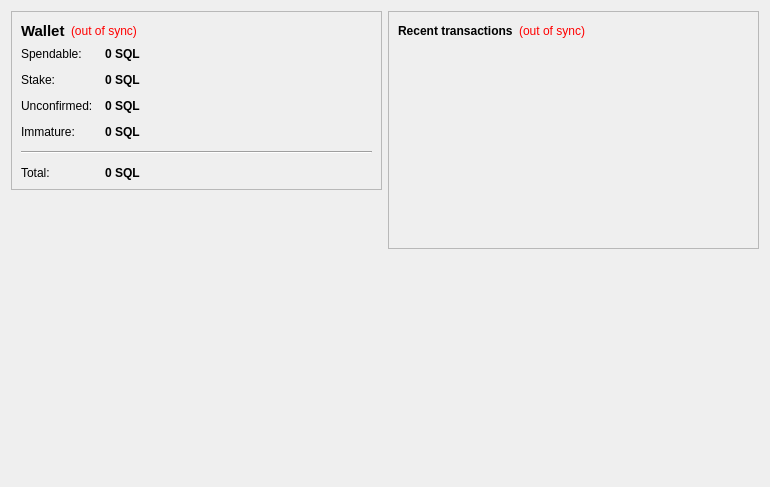
<?xml version="1.0" encoding="UTF-8"?>
<ui version="4.0">
 <class>OverviewPage</class>
 <widget class="QWidget" name="OverviewPage">
  <property name="geometry">
   <rect>
    <x>0</x>
    <y>0</y>
    <width>770</width>
    <height>487</height>
   </rect>
  </property>
  <property name="windowTitle">
   <string>Form</string>
  </property>
  <layout class="QHBoxLayout" name="horizontalLayout" stretch="1,1">
   <item>
    <layout class="QVBoxLayout" name="verticalLayout_2">
     <item>
      <widget class="QFrame" name="frame">
       <property name="frameShape">
        <enum>QFrame::StyledPanel</enum>
       </property>
       <property name="frameShadow">
        <enum>QFrame::Raised</enum>
       </property>
       <layout class="QVBoxLayout" name="verticalLayout_4">
        <item>
         <layout class="QHBoxLayout" name="horizontalLayout_4">
          <item>
           <widget class="QLabel" name="label_5">
            <property name="font">
             <font>
              <pointsize>11</pointsize>
              <weight>75</weight>
              <bold>true</bold>
             </font>
            </property>
            <property name="text">
             <string>Wallet</string>
            </property>
           </widget>
          </item>
          <item>
           <widget class="QLabel" name="labelWalletStatus">
            <property name="toolTip">
             <string>The displayed information may be out of date. Your wallet automatically synchronizes with the SquallCoin network after a connection is established, but this process has not completed yet.</string>
            </property>
            <property name="styleSheet">
             <string notr="true">QLabel { color: red; }</string>
            </property>
            <property name="text">
             <string notr="true">(out of sync)</string>
            </property>
            <property name="alignment">
             <set>Qt::AlignLeading|Qt::AlignLeft|Qt::AlignVCenter</set>
            </property>
           </widget>
          </item>
          <item>
           <spacer name="horizontalSpacer_2">
            <property name="orientation">
             <enum>Qt::Horizontal</enum>
            </property>
            <property name="sizeHint" stdset="0">
             <size>
              <width>40</width>
              <height>20</height>
             </size>
            </property>
           </spacer>
          </item>
         </layout>
        </item>
        <item>
         <layout class="QFormLayout" name="formLayout_2">
          <property name="fieldGrowthPolicy">
           <enum>QFormLayout::AllNonFixedFieldsGrow</enum>
          </property>
          <property name="horizontalSpacing">
           <number>12</number>
          </property>
          <property name="verticalSpacing">
           <number>12</number>
          </property>
          <item row="0" column="0">
           <widget class="QLabel" name="label">
            <property name="text">
             <string>Spendable:</string>
            </property>
           </widget>
          </item>
          <item row="0" column="1">
           <widget class="QLabel" name="labelBalance">
            <property name="font">
             <font>
              <weight>75</weight>
              <bold>true</bold>
             </font>
            </property>
            <property name="cursor">
             <cursorShape>IBeamCursor</cursorShape>
            </property>
            <property name="toolTip">
             <string>Your current spendable balance</string>
            </property>
            <property name="text">
             <string notr="true">0 SQL</string>
            </property>
            <property name="textInteractionFlags">
             <set>Qt::LinksAccessibleByMouse|Qt::TextSelectableByKeyboard|Qt::TextSelectableByMouse</set>
            </property>
           </widget>
          </item>
          <item row="1" column="0">
           <widget class="QLabel" name="label_6">
            <property name="text">
             <string>Stake:</string>
            </property>
           </widget>
          </item>
          <item row="1" column="1">
           <widget class="QLabel" name="labelStake">
            <property name="font">
             <font>
              <weight>75</weight>
              <bold>true</bold>
             </font>
            </property>
            <property name="cursor">
             <cursorShape>IBeamCursor</cursorShape>
            </property>
            <property name="toolTip">
             <string>Total of coins that was staked, and do not yet count toward the current balance</string>
            </property>
            <property name="text">
             <string notr="true">0 SQL</string>
            </property>
            <property name="textInteractionFlags">
             <set>Qt::LinksAccessibleByMouse|Qt::TextSelectableByKeyboard|Qt::TextSelectableByMouse</set>
            </property>
           </widget>
          </item>
          <item row="2" column="0">
           <widget class="QLabel" name="label_3">
            <property name="text">
             <string>Unconfirmed:</string>
            </property>
           </widget>
          </item>
          <item row="2" column="1">
           <widget class="QLabel" name="labelUnconfirmed">
            <property name="font">
             <font>
              <weight>75</weight>
              <bold>true</bold>
             </font>
            </property>
            <property name="cursor">
             <cursorShape>IBeamCursor</cursorShape>
            </property>
            <property name="toolTip">
             <string>Total of transactions that have yet to be confirmed, and do not yet count toward the current balance</string>
            </property>
            <property name="text">
             <string notr="true">0 SQL</string>
            </property>
            <property name="textInteractionFlags">
             <set>Qt::LinksAccessibleByMouse|Qt::TextSelectableByKeyboard|Qt::TextSelectableByMouse</set>
            </property>
           </widget>
          </item>
          <item row="3" column="0">
           <widget class="QLabel" name="labelImmatureText">
            <property name="text">
             <string>Immature:</string>
            </property>
           </widget>
          </item>
          <item row="3" column="1">
           <widget class="QLabel" name="labelImmature">
            <property name="font">
             <font>
              <weight>75</weight>
              <bold>true</bold>
             </font>
            </property>
            <property name="toolTip">
             <string>Mined balance that has not yet matured</string>
            </property>
            <property name="text">
             <string notr="true">0 SQL</string>
            </property>
            <property name="textInteractionFlags">
             <set>Qt::LinksAccessibleByMouse|Qt::TextSelectableByKeyboard|Qt::TextSelectableByMouse</set>
            </property>
           </widget>
          </item>
          <item row="4" column="0" colspan="2">
           <widget class="Line" name="line">
            <property name="orientation">
             <enum>Qt::Horizontal</enum>
            </property>
           </widget>
          </item>
          <item row="5" column="0">
           <widget class="QLabel" name="labelTotalText">
            <property name="text">
             <string>Total:</string>
            </property>
           </widget>
          </item>
          <item row="5" column="1">
           <widget class="QLabel" name="labelTotal">
            <property name="font">
             <font>
              <weight>75</weight>
              <bold>true</bold>
             </font>
            </property>
            <property name="cursor">
             <cursorShape>IBeamCursor</cursorShape>
            </property>
            <property name="toolTip">
             <string>Your current total balance</string>
            </property>
            <property name="text">
             <string notr="true">0 SQL</string>
            </property>
            <property name="textInteractionFlags">
             <set>Qt::LinksAccessibleByMouse|Qt::TextSelectableByKeyboard|Qt::TextSelectableByMouse</set>
            </property>
           </widget>
          </item>
         </layout>
        </item>
       </layout>
      </widget>
     </item>
     <item>
      <spacer name="verticalSpacer">
       <property name="orientation">
        <enum>Qt::Vertical</enum>
       </property>
       <property name="sizeHint" stdset="0">
        <size>
         <width>20</width>
         <height>40</height>
        </size>
       </property>
      </spacer>
     </item>
     <item>
      <widget class="QLabel" name="label_2">
       <property name="autoFillBackground">
        <bool>true</bool>
       </property>
       <property name="text">
        <string/>
       </property>
       <property name="pixmap">
        <pixmap resource="../bitcoin.qrc">:/icons/drmbg</pixmap>
       </property>
       <property name="scaledContents">
        <bool>false</bool>
       </property>
       <property name="margin">
        <number>0</number>
       </property>
      </widget>
     </item>
    </layout>
   </item>
   <item>
    <layout class="QVBoxLayout" name="verticalLayout_3">
     <item>
      <widget class="QFrame" name="frame_2">
       <property name="frameShape">
        <enum>QFrame::StyledPanel</enum>
       </property>
       <property name="frameShadow">
        <enum>QFrame::Raised</enum>
       </property>
       <layout class="QVBoxLayout" name="verticalLayout">
        <item>
         <layout class="QHBoxLayout" name="horizontalLayout_2">
          <item>
           <widget class="QLabel" name="label_4">
            <property name="text">
             <string>&lt;b&gt;Recent transactions&lt;/b&gt;</string>
            </property>
           </widget>
          </item>
          <item>
           <widget class="QLabel" name="labelTransactionsStatus">
            <property name="toolTip">
             <string>The displayed information may be out of date. Your wallet automatically synchronizes with the SquallCoin network after a connection is established, but this process has not completed yet.</string>
            </property>
            <property name="styleSheet">
             <string notr="true">QLabel { color: red; }</string>
            </property>
            <property name="text">
             <string notr="true">(out of sync)</string>
            </property>
            <property name="alignment">
             <set>Qt::AlignRight|Qt::AlignTrailing|Qt::AlignVCenter</set>
            </property>
           </widget>
          </item>
          <item>
           <spacer name="horizontalSpacer">
            <property name="orientation">
             <enum>Qt::Horizontal</enum>
            </property>
            <property name="sizeHint" stdset="0">
             <size>
              <width>40</width>
              <height>20</height>
             </size>
            </property>
           </spacer>
          </item>
         </layout>
        </item>
        <item>
         <widget class="QListView" name="listTransactions">
          <property name="styleSheet">
           <string notr="true">QListView { background: transparent; }</string>
          </property>
          <property name="frameShape">
           <enum>QFrame::NoFrame</enum>
          </property>
          <property name="verticalScrollBarPolicy">
           <enum>Qt::ScrollBarAlwaysOff</enum>
          </property>
          <property name="horizontalScrollBarPolicy">
           <enum>Qt::ScrollBarAlwaysOff</enum>
          </property>
          <property name="selectionMode">
           <enum>QAbstractItemView::NoSelection</enum>
          </property>
         </widget>
        </item>
       </layout>
      </widget>
     </item>
     <item>
      <spacer name="verticalSpacer_2">
       <property name="orientation">
        <enum>Qt::Vertical</enum>
       </property>
       <property name="sizeHint" stdset="0">
        <size>
         <width>20</width>
         <height>40</height>
        </size>
       </property>
      </spacer>
     </item>
    </layout>
   </item>
  </layout>
 </widget>
 <resources/>
 <connections/>
</ui>
